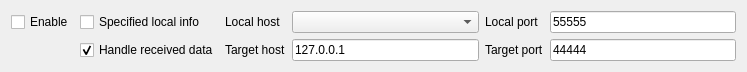
<?xml version="1.0" encoding="UTF-8"?>
<ui version="4.0">
 <class>SAKOtherTransmissionItemTcp</class>
 <widget class="QWidget" name="SAKOtherTransmissionItemTcp">
  <property name="geometry">
   <rect>
    <x>0</x>
    <y>0</y>
    <width>747</width>
    <height>64</height>
   </rect>
  </property>
  <property name="windowTitle">
   <string>Form</string>
  </property>
  <layout class="QGridLayout" name="gridLayout">
   <item row="0" column="1">
    <widget class="QCheckBox" name="customAddressCheckBox">
     <property name="text">
      <string>Specified local info</string>
     </property>
    </widget>
   </item>
   <item row="0" column="2">
    <widget class="QLabel" name="label">
     <property name="text">
      <string>Local host</string>
     </property>
    </widget>
   </item>
   <item row="0" column="3">
    <widget class="QComboBox" name="addressComboBox">
     <property name="sizePolicy">
      <sizepolicy hsizetype="Expanding" vsizetype="Fixed">
       <horstretch>0</horstretch>
       <verstretch>0</verstretch>
      </sizepolicy>
     </property>
    </widget>
   </item>
   <item row="0" column="0">
    <widget class="QCheckBox" name="enableCheckBox">
     <property name="text">
      <string>Enable</string>
     </property>
    </widget>
   </item>
   <item row="0" column="4">
    <widget class="QLabel" name="label_2">
     <property name="text">
      <string>Local port</string>
     </property>
    </widget>
   </item>
   <item row="0" column="5">
    <widget class="QLineEdit" name="portLineEdit">
     <property name="text">
      <string>55555</string>
     </property>
    </widget>
   </item>
   <item row="1" column="1">
    <widget class="QCheckBox" name="handleReceiveDataCheckBox">
     <property name="text">
      <string>Handle received data</string>
     </property>
     <property name="checked">
      <bool>true</bool>
     </property>
    </widget>
   </item>
   <item row="1" column="2">
    <widget class="QLabel" name="label_3">
     <property name="text">
      <string>Target host</string>
     </property>
    </widget>
   </item>
   <item row="1" column="3">
    <widget class="QLineEdit" name="targetAddressLineEdit">
     <property name="text">
      <string>127.0.0.1</string>
     </property>
    </widget>
   </item>
   <item row="1" column="4">
    <widget class="QLabel" name="label_4">
     <property name="text">
      <string>Target port</string>
     </property>
    </widget>
   </item>
   <item row="1" column="5">
    <widget class="QLineEdit" name="targetPortLineEdit">
     <property name="text">
      <string>44444</string>
     </property>
    </widget>
   </item>
  </layout>
 </widget>
 <resources/>
 <connections/>
</ui>
